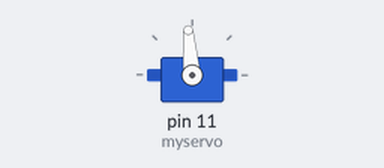
The sketch below on a simulated Arduino Mega 2560, built with avr-gcc and run on an emulated ATmega2560. On the bench: servo.

Above: at 0.05 s.
Timing chart, 0 to 3.0 s (numbered marks = the images above):
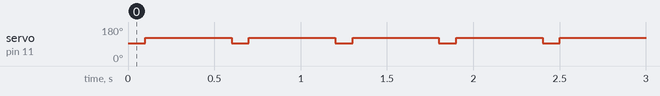

The sketch:

DS04_NFC.ino
```cpp
#include <Servo.h>

Servo myservo;
int pos;

void setup()
{
	myservo.attach(11);
	//myservo.writeMicroseconds(2000);  // CW
	//delay(5000);
	//myservo.writeMicroseconds(1500);  // stop
	//delay(100);
	//myservo.writeMicroseconds(1800);  // CW
	//delay(5000);
	//myservo.writeMicroseconds(1000);  // CCW
	//delay(3000);
	//myservo.writeMicroseconds(1500);  // stop
	//delay(100);
}

void loop() {
	myservo.writeMicroseconds(1520);  // stop
	delay(100);
	myservo.writeMicroseconds(1800);  // CW
	delay(500);
}
```

Measured:
- by itself, servo on pin 11 (myservo): alternates 122° for 0.50 s and 95° for 0.10 s
